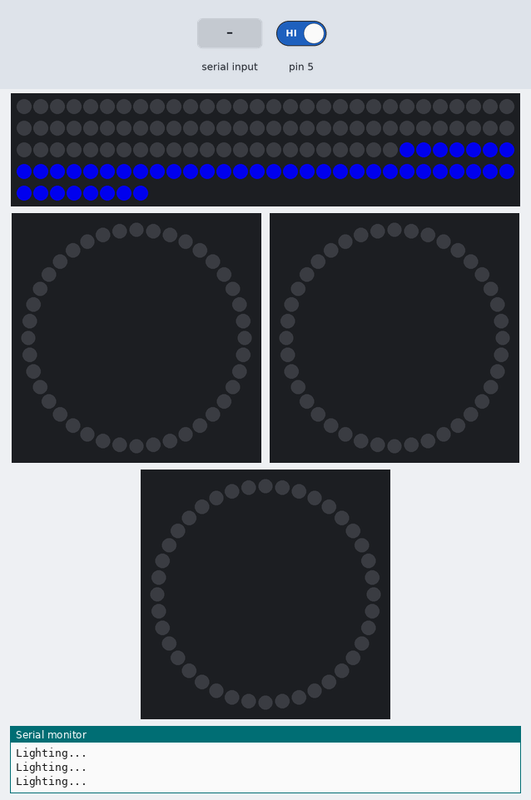
The sketch below on a simulated Arduino Uno, built with avr-gcc and run on an emulated ATmega328P. Shown: 128 RGB LEDs in strip order, left to right, continuing on the next row, 3 × 40 RGB LEDs in a ring, first at the top, clockwise, the last lines printed to the serial monitor. The inputs (shaded band) are chosen by the test bench; at power-on: pin 5 HIGH.

Above: at 1.2 s.
1.3 s: pin 5 driven LOW
At 1.69 s:
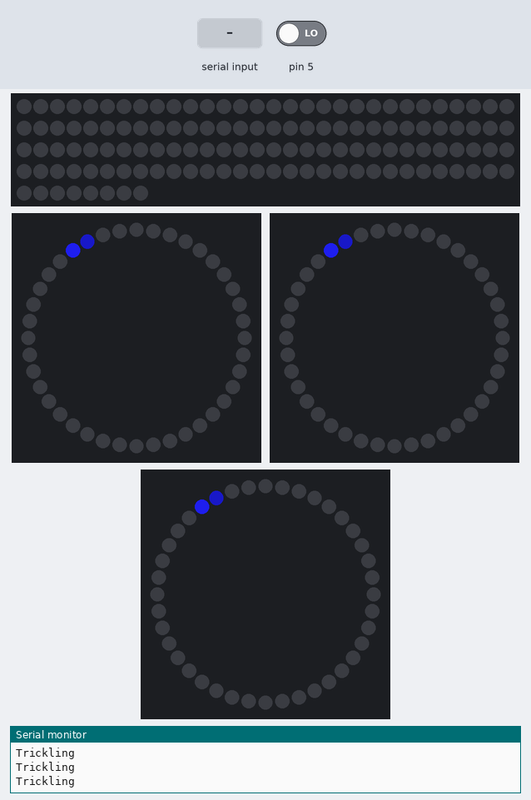
3.3 s: "w" received over Serial
At 4.6 s:
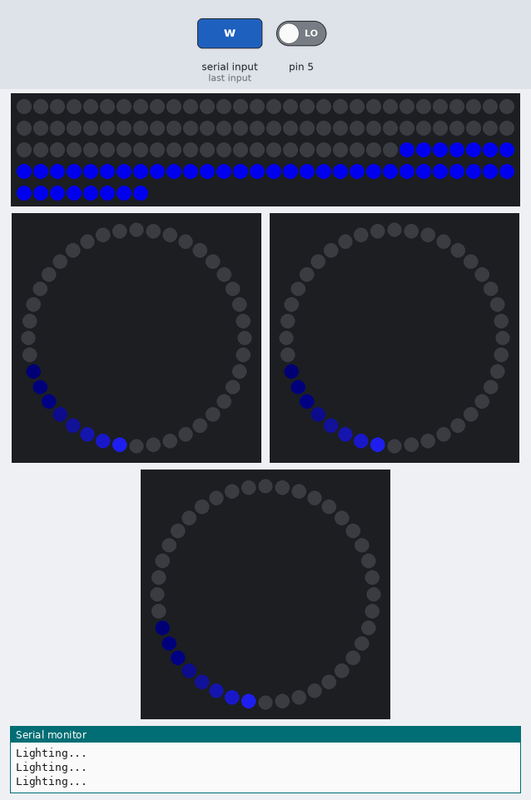
4.9 s: pin 5 driven HIGH
At 5.76 s:
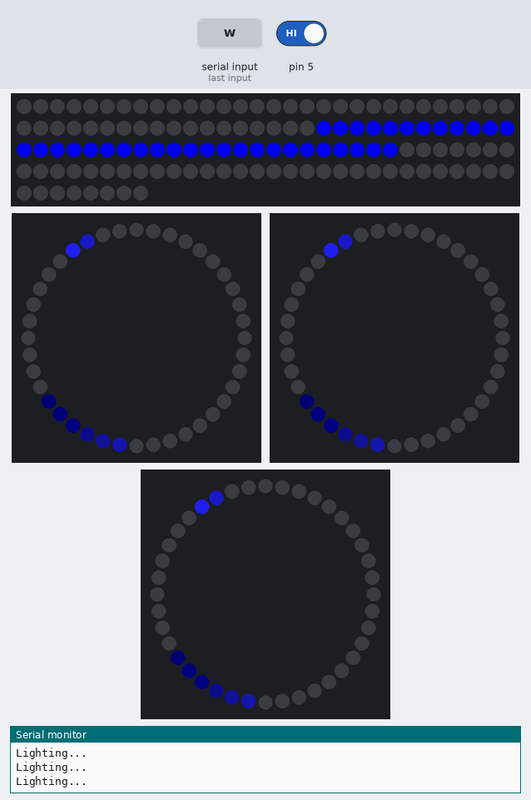
Timing chart, 0 to 7.9 s (numbered marks = the images above; inputs shaded):
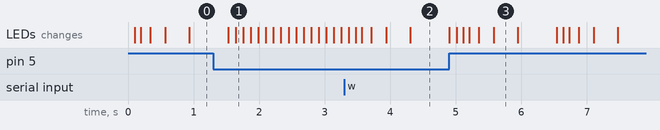

Measured:
- after the input at 1.3 s, the LEDs: first differ from a run without the input after 0.34 s (image 1)
- after the input at 3.3 s, the LEDs: first differ from a run without the input after 0.17 s (image 2 shows a later state)

The sketch:

PlutosGardenV3.ino
```cpp
#include <Adafruit_NeoPixel.h>
//#include <Ramp.h>


// Pattern types supported:
enum  pattern { NONE_, TRICKLE, SPLOOSH, SCANNER, SPLASH };
// Patern directions supported:
enum  direction { FORWARD_, REVERSE_ };

// NeoPattern Class - derived from the Adafruit_NeoPixel class
class NeoPatterns : public Adafruit_NeoPixel
{
    public:

    // Member Variables:
    pattern  ActivePattern;  // which pattern is running
    direction Direction;     // direction to run the pattern

    bool lightShouldBeMoving = true;

    unsigned long Interval;   // milliseconds between updates
    unsigned long lastUpdate; // last update of position

    uint32_t Color1, Color2;  // What colors are in use
    uint16_t TotalSteps;  // total number of steps in the pattern
    uint16_t Index;  // current step within the pattern

    float pudSpeed = 1.7;

    void (*OnComplete)();  // Callback on completion of pattern

    // Constructor - calls base-class constructor to initialize strip
    NeoPatterns(uint16_t pixels, uint8_t pin, uint8_t type, void (*callback)())
    :Adafruit_NeoPixel(pixels, pin, type)
    {
        OnComplete = callback;
          //myRamp.go(10 , pixels * Interval, LINEAR, LOOPBACKWARD);

    }

    // Update the pattern
    void Update()
    {
        if((millis() - lastUpdate) > Interval) // time to update
        {
            lastUpdate = millis();
            switch(ActivePattern)
            {
                case NONE_:
                    NoneUpdate();
                    break;
                case TRICKLE:
                    TrickleUpdate();
                    break;
                case SPLOOSH:
                    SplooshUpdate();
                    break;
                case SCANNER:
                    ScannerUpdate();
                    break;
                case SPLASH:
                    SplashUpdate();
                    break;
                default:
                    break;
            }
        }
    }

    // Increment the Index and reset at the end
    void Increment()
    {
        if (Direction == FORWARD_)
        {
           Index++;
           if (Index >= TotalSteps)
            {
                Index = 0;
                if (OnComplete != NULL)
                {
                    OnComplete(); // call the comlpetion callback
                }
            }
        }
        else // Direction == REVERSE
        {
            --Index;
            if (Index <= 0)
            {
                Index = TotalSteps-1;
                if (OnComplete != NULL)
                {
                    OnComplete(); // call the comlpetion callback
                }
            }
        }
    }

    // Reverse pattern direction
    void Reverse()
    {
        if (Direction == FORWARD_)
        {
            Direction = REVERSE_;
            Index = TotalSteps-1;
        }
        else
        {
            Direction = FORWARD_;
            Index = 0;
        }
    }

    void None()
    {

        ActivePattern = NONE_;
        Interval = 0;
        TotalSteps = 0;
        Index = 0;

    }

    void NoneUpdate()
    {

        Color(0, 0, 0);
        clear();
        show();

    }

    void Sploosh(uint8_t interval, direction dir = FORWARD_)
    {

        ActivePattern = SPLOOSH;
        Interval = interval;
        TotalSteps = 255;
        Index = 0;
        Direction = dir;

    }

    void SplooshUpdate()
    {
    }

    void Trickle(uint32_t color1, uint8_t interval, direction dir = REVERSE_)
    {

        ActivePattern = TRICKLE;
        Interval = interval;
        //TotalSteps = (numPixels() - 1) * 2;
        TotalSteps = 38;
        //Direction = dir;
        Color1 = color1;
        Index = 1;

    }

    void TrickleUpdate()
    {


                 Serial.println("Trickling");


        for (int i = 0; i < 38; i++)
        {
             if (i == TotalSteps - Index) // Scan Pixel to the left
             {
                 setPixelColor(i, Color1);

             }
             //else if (i == TotalSteps) ActivePattern = NONE_;

             else // Fading tail
             {
                  setPixelColor(i, DimColor(getPixelColor(i)));
             }
        }
        show();
        Increment();


    }

  void Splash(int interval)
  {

        ActivePattern = SPLASH;
        Interval = interval;
        //TotalSteps = (numPixels() - 1) * 2;
        TotalSteps = 38;
        //Direction = dir;
        //Color1 = color1;
        Index = 1;

  }


  void SplashUpdate()
  {


    //used golden ratio to calculate this

    // unsigned long currentMillis = millis();

    //  if(currentMillis - lastUpdate >= Interval)
    //  {
    RingLightUp(0, 8, pudSpeed * 50);
    RingLightUp(8, 16, pudSpeed * 80.9);
    RingLightUp(24, 24, pudSpeed * 130.8962);
    RingLightUp(48, 35, pudSpeed * 211.7900516);
    RingLightUp(83, 45, pudSpeed * 342.676303489);
    //lastUpdate = currentMillis;

    Serial.println("SPlash!!");

    ActivePattern = NONE_;

    //}

    clear();

  }

    // Initialize for a SCANNNER
    void Scanner(uint32_t color1, uint8_t interval, direction dir = REVERSE_)
    {
        ActivePattern = SCANNER;
        Interval = interval;
        TotalSteps = (numPixels() - 1) * 2;
        Color1 = color1;
        Index = 30;
    }

    // Update the Scanner Pattern
    void ScannerUpdate()
    {


        if((millis() - lastUpdate) > Interval) // time to update
        {

        for (int i=50;  i--> 0;)
        {
            if (i == TotalSteps - Index) // Scan Pixel to the left
            {
                 setPixelColor(i, Color1);
                  Serial.println("Scanning the other way now");
                  Serial.println(i);

            }
            else // Fading tail
            {
                 setPixelColor(i, DimColor(getPixelColor(i)));
            }

        }
        show();
        Increment();
        }
    }

    void RingLightUp(int start, int length, int del)
    {

    fill((25, 25, 200), start, length);
    show();
    delay(del);
    clear();
    Serial.println("Lighting...");

  }


    // Calculate 50% dimmed version of a color (used by ScannerUpdate)
    uint32_t DimColor(uint32_t color)
    {
        // Shift R, G and B components one bit to the right
        uint32_t dimColor = Color(Red(color) >> 1, Green(color) >> 1, Blue(color) >> 1);
        return dimColor;
    }

    // Set all pixels to a color (synchronously)
    void ColorSet(uint32_t color)
    {
        for (int i = 0; i < numPixels(); i++)
        {
            setPixelColor(i, color);
        }
        show();
    }

    // Returns the Red component of a 32-bit color
    uint8_t Red(uint32_t color)
    {
        return (color >> 16) & 0xFF;
    }

    // Returns the Green component of a 32-bit color
    uint8_t Green(uint32_t color)
    {
        return (color >> 8) & 0xFF;
    }

    // Returns the Blue component of a 32-bit color
    uint8_t Blue(uint32_t color)
    {
        return color & 0xFF;
    }

};


void PuddleComplete();
void Ring1Complete();
void Ring2Complete();
void Ring3Complete();

NeoPatterns PuddleRing(128, 8, NEO_GRB + NEO_KHZ800, &PuddleComplete);
NeoPatterns Ring1(40, 9, NEO_GRB + NEO_KHZ800, &Ring1Complete);
NeoPatterns Ring2(40, 10, NEO_GRB + NEO_KHZ800, &Ring2Complete);
NeoPatterns Ring3(40, 11, NEO_GRB + NEO_KHZ800, &Ring3Complete);

void setup() {
  Serial.begin(115200);
  Serial.println("Adafruit VS1053 Simple Test");

  //PuddleRing.clear();

  PuddleRing.ActivePattern = NONE_;
  //PuddleRing.Splash(5);
  //Ring1.Trickle(Ring1.Color(25,25,200), 1);
  //Ring2.Trickle(Ring2.Color(25,25,200), 1);
  //Ring3.Trickle(Ring3.Color(25,25,200), 1);

  Ring1.ActivePattern = NONE_;
  Ring2.ActivePattern = NONE_;
  Ring3.ActivePattern = NONE_;


  //Ring1.Scanner(Ring1.Color(255,0,0), 55);

  PuddleRing.begin();
  Ring1.begin();
  Ring2.begin();
  Ring3.begin();


}


void loop() {

    int val = digitalRead(5);

    if (val == 0) //Beam is broken
    {
      //Serial.println("Water the damn plant already");
    }
    else
    {
      PuddleRing.ActivePattern = SPLASH;

      PuddleRing.Splash(5);
      Ring1.ActivePattern = TRICKLE;
      Ring1.Trickle(Ring1.Color(25,25,200), 1);
      Ring2.ActivePattern = TRICKLE;
      Ring2.Trickle(Ring2.Color(25,25,200), 1);
      Ring3.ActivePattern = TRICKLE;
      Ring3.Trickle(Ring3.Color(25,25,200), 1);
    }


  if (Serial.available()) {
    char c = Serial.read();

    if (c == 'w') {

  PuddleRing.ActivePattern = SPLASH;

  PuddleRing.Splash(5);
  Ring1.ActivePattern = TRICKLE;
  Ring1.Trickle(Ring1.Color(25,25,200), 1);
  Ring2.ActivePattern = TRICKLE;
  Ring2.Trickle(Ring2.Color(25,25,200), 1);
  Ring3.ActivePattern = TRICKLE;
  Ring3.Trickle(Ring3.Color(25,25,200), 1);


Serial.println("Sploosh");

      }
  }


  delay(100);

  PuddleRing.Update();
  Ring1.Update();
  Ring2.Update();
  Ring3.Update();


}


void PuddleComplete()
{
    //PuddleRing.clear();
    //PuddleRing.None();

    //PuddleRing.lightShouldBeMoving = false;

}

void Ring1Complete()
{

  //Ring1.None();
  //Ring1.clear();
  //Ring1.lightShouldBeMoving = false;
  Serial.println("Flow done");
  Ring1.ActivePattern = NONE_;


}

void Ring2Complete()
{

  //Ring2.None();
  //Ring2.clear();
  //Ring1.lightShouldBeMoving = false;
  Serial.println("Flow done");
  Ring2.ActivePattern = NONE_;


}

void Ring3Complete()
{

  //Ring3.None();
  //Ring3.clear();
  //Ring1.lightShouldBeMoving = false;
  Serial.println("Flow done");
  Ring3.ActivePattern = NONE_;


}
```
